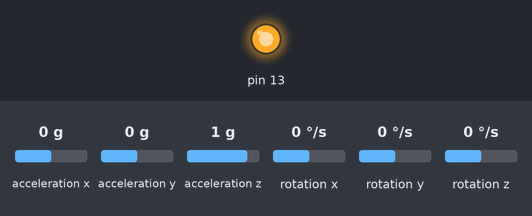
This sketch was run on a simulated Arduino Uno, built with avr-gcc and run on an emulated ATmega328P. On the bench: output pins drawn as LEDs (lit = HIGH). Wiring (inferred from the names in the program): MPU-9250 motion sensor at I2C address 0x68. The test bench sets the inputs (shaded band); at power-on: acceleration x 0 g, acceleration y 0 g, acceleration z 1 g, rotation x 0 °/s, rotation y 0 °/s, rotation z 0 °/s. What the sketch prints to the serial monitor is not drawn.

Above: at 0.1 s.
At 36.5 s:
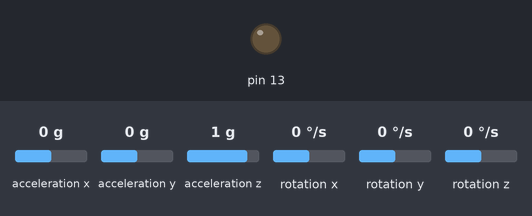
Timing chart, 0 to 38.0 s (numbered marks = the images above):
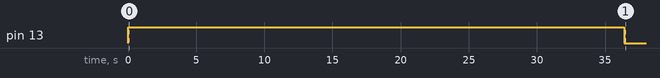

The sketch:

MPU9250_Madgwick.ino
```cpp
#include "MPU9250.h"
#include "MadgwickAHRS.h"
MPU9250 IMU(Wire,0x68);

#define GRAVITY 9.802 // The gravity acceleration in New York City

//0.1466798 0.2581153 -10.2391586 -0.0001533 -0.0003119 -0.0000189


// Calibration outcomes
//#define GYRO_X_OFFSET -0.0002077
//#define GYRO_Y_OFFSET -0.0002122
//#define GYRO_Z_OFFSET 0.0010441

#define ACCEL_X_OFFSET 0.1909475
#define ACCEL_Y_OFFSET 0.10116055
#define ACCEL_Z_OFFSET -0.2328835

float GYRO_X_OFFSET = 0.0;
float GYRO_Y_OFFSET = 0.0;
float GYRO_Z_OFFSET = 0.0;
//
//float ACCEL_X_OFFSET = 0.0;
//float ACCEL_Y_OFFSET = 0.0;
//float ACCEL_Z_OFFSET = 0.0;

float K[3][3] = {{0.9991416, 0.0, 0.0}, {0.0, 0.9949671162, 0.0}, {0.0, 0.0, 0.98455696}};
float b[3] = {0.1909475, 0.10116055, -0.2328835};

const float magn_ellipsoid_center[3] = {4.23218, -7.60568, -18.7859};
const float magn_ellipsoid_transform[3][3] = {{0.880559, -0.00714649, 0.00976959}, {-0.00714649, 0.995225, -0.0131647}, {0.00976959, -0.0131647, 0.955716}};
// Sensor variables
float accel[3];  // Actually stores the NEGATED acceleration (equals gravity, if board not moving).
float accel_b[3];
float magnetom[3];
float magnetom_tmp[3];
float gyro[3];

float time_now;
float time_former;
float deltat;

// Set structs for converting result from Quaternion to Euler angles
struct Quaternion {
    float w, x, y, z;
};

struct EulerAngles {
    float roll_e, pitch_e, yaw_e;
};

Quaternion qua;
EulerAngles eul;

// Read data from MPU9250
void read_sensors() {
  IMU.readSensor();
  accel[0] = IMU.getAccelX_mss();
  accel[1] = IMU.getAccelY_mss();
  accel[2] = IMU.getAccelZ_mss();

  magnetom[0] = IMU.getMagX_uT();
  magnetom[1] = IMU.getMagY_uT();
  magnetom[2] = IMU.getMagZ_uT();

  gyro[0] = IMU.getGyroX_rads();
  gyro[1] = IMU.getGyroY_rads();
  gyro[2] = IMU.getGyroZ_rads();
}


void sensor_init() {
  for (int i = 0; i < 30000; ++i) {
    IMU.readSensor();
    GYRO_X_OFFSET += IMU.getGyroX_rads();
    GYRO_Y_OFFSET += IMU.getGyroY_rads();
    GYRO_Z_OFFSET += IMU.getGyroZ_rads();
  }
  GYRO_X_OFFSET /= 30000.0;
  GYRO_Y_OFFSET /= 30000.0;
  GYRO_Z_OFFSET /= 30000.0;
}

// Apply calibration to raw sensor readings
void compensate_sensor_errors() {
    // Compensate accelerometer error
//    accel[0] = accel[0] - ACCEL_X_OFFSET;
//    accel[1] = accel[1] - ACCEL_Y_OFFSET;
//    accel[2] = accel[2] - ACCEL_Z_OFFSET;
    accel_b[0] = accel[0] - b[0];
    accel_b[1] = accel[1] - b[1];
    accel_b[2] = accel[2] - b[2];
    Matrix_Vector_Multiply(K, accel_b, accel);


    // Compensate magnetometer error
    for (int i = 0; i < 3; i++)
      magnetom_tmp[i] = magnetom[i] - magn_ellipsoid_center[i];
    Matrix_Vector_Multiply(magn_ellipsoid_transform, magnetom_tmp, magnetom);

    // Compensate gyroscope error
    gyro[0] -= GYRO_X_OFFSET;
    gyro[1] -= GYRO_Y_OFFSET;
    gyro[2] -= GYRO_Z_OFFSET;
}

// Multiply 3x3 matrix with vector: out = a * b
// out has to different from b (no in-place)!
void Matrix_Vector_Multiply(const float a[3][3], const float b[3], float out[3])
{
  for(int x = 0; x < 3; x++)
  {
    out[x] = a[x][0] * b[0] + a[x][1] * b[1] + a[x][2] * b[2];
  }
}

void sendToPC(float* data1, float* data2, float* data3)
{
  byte* byteData1 = (byte*)(data1);
  byte* byteData2 = (byte*)(data2);
  byte* byteData3 = (byte*)(data3);
  byte buf[12] = {byteData1[0], byteData1[1], byteData1[2], byteData1[3],
                 byteData2[0], byteData2[1], byteData2[2], byteData2[3],
                 byteData3[0], byteData3[1], byteData3[2], byteData3[3]};
  Serial.write(buf, 12);
}


EulerAngles ToEulerAngles(Quaternion q) {
    EulerAngles angles;

    // roll (x-axis rotation)
    float sinr_cosp = 2 * (q.w * q.x + q.y * q.z);
    float cosr_cosp = 1 - 2 * (q.x * q.x + q.y * q.y);
    angles.roll_e = atan2(sinr_cosp, cosr_cosp);

    // pitch (y-axis rotation)
    float sinp = 2 * (q.w * q.y - q.z * q.x);
    if (fabs(sinp) >= 1)
        angles.pitch_e = copysign(M_PI / 2, sinp); // use 90 degrees if out of range
    else
        angles.pitch_e = asin(sinp);

    // yaw (z-axis rotation)
    float siny_cosp = 2 * (q.w * q.z + q.x * q.y);
    float cosy_cosp = 1 - 2 * (q.y * q.y + q.z * q.z);
    angles.yaw_e = atan2(siny_cosp, cosy_cosp);

    return angles;
}

void setup() {
  pinMode(13, OUTPUT);
  digitalWrite(13, HIGH);
  Serial.begin(1000000);
  while (!Serial) yield();

  IMU.begin();

  // setting the accelerometer full scale range to +/-8G
  IMU.setAccelRange(MPU9250::ACCEL_RANGE_4G);
  // setting the gyroscope full scale range to +/-500 deg/s
  IMU.setGyroRange(MPU9250::GYRO_RANGE_500DPS);
  // setting DLPF bandwidth to 41 Hz
  IMU.setDlpfBandwidth(MPU9250::DLPF_BANDWIDTH_41HZ);
  // setting SRD to 19 for a 50 Hz update rate
  IMU.setSrd(9);


  sensor_init();
  digitalWrite(13, LOW);
  time_former = micros();
}


// -Ax, Ay, Az, Gx, -Gy, -Gz, My, -Mx, and Mz
void loop() {

  // put your main code here, to run repeatedly:
  read_sensors();

  compensate_sensor_errors();

  time_now = micros();
  deltat = (float)(time_now - time_former) / 1000000.0f;
  time_former = time_now;
  MadgwickQuaternionUpdate(accel[0], accel[1], accel[2],
                           gyro[0], gyro[1], gyro[2],
                           magnetom[0], magnetom[1], magnetom[2], deltat);
  qua.w = q[0];
  qua.x = q[1];
  qua.y = q[2];
  qua.z = q[3];
  eul = ToEulerAngles(qua);
  eul.yaw_e += 0.8;
  if (eul.yaw_e > PI) {
    eul.yaw_e -= 2 * PI;
  }
//  Serial.print(eul.roll_e * 180.0 / PI);
//  Serial.print(" ");
//  Serial.print(eul.pitch_e * 180.0 / PI);
//  Serial.print(" ");
//  Serial.println(eul.yaw_e * 180.0 / PI);
//  Serial.println(" ");
//  Serial.print(ACCEL_X_OFFSET,7);
//  Serial.print(" ");
//  Serial.print(ACCEL_Y_OFFSET,7);
//  Serial.print(" ");
//  Serial.print(ACCEL_Z_OFFSET,7);
//  Serial.println(" ");
  sendToPC(&eul.roll_e, &eul.pitch_e, &eul.yaw_e);
  //delayMicroseconds(500);
}
```

MPU9250.h
```cpp
// (licence header left out)
#ifndef MPU9250_h
#define MPU9250_h

#include "Arduino.h"
#include "Wire.h"    // I2C library
#include "SPI.h"     // SPI library

class MPU9250{
  public:
    enum GyroRange
    {
      GYRO_RANGE_250DPS,
      GYRO_RANGE_500DPS,
      GYRO_RANGE_1000DPS,
      GYRO_RANGE_2000DPS
    };
    enum AccelRange
    {
      ACCEL_RANGE_2G,
      ACCEL_RANGE_4G,
      ACCEL_RANGE_8G,
      ACCEL_RANGE_16G
    };
    enum DlpfBandwidth
    {
      DLPF_BANDWIDTH_184HZ,
      DLPF_BANDWIDTH_92HZ,
      DLPF_BANDWIDTH_41HZ,
      DLPF_BANDWIDTH_20HZ,
      DLPF_BANDWIDTH_10HZ,
      DLPF_BANDWIDTH_5HZ
    };
    enum LpAccelOdr
    {
      LP_ACCEL_ODR_0_24HZ = 0,
      LP_ACCEL_ODR_0_49HZ = 1,
      LP_ACCEL_ODR_0_98HZ = 2,
      LP_ACCEL_ODR_1_95HZ = 3,
      LP_ACCEL_ODR_3_91HZ = 4,
      LP_ACCEL_ODR_7_81HZ = 5,
      LP_ACCEL_ODR_15_63HZ = 6,
      LP_ACCEL_ODR_31_25HZ = 7,
      LP_ACCEL_ODR_62_50HZ = 8,
      LP_ACCEL_ODR_125HZ = 9,
      LP_ACCEL_ODR_250HZ = 10,
      LP_ACCEL_ODR_500HZ = 11
    };
    MPU9250(TwoWire &bus,uint8_t address);
    MPU9250(SPIClass &bus,uint8_t csPin);
    int begin();
    int setAccelRange(AccelRange range);
    int setGyroRange(GyroRange range);
    int setDlpfBandwidth(DlpfBandwidth bandwidth);
    int setSrd(uint8_t srd);
    int enableDataReadyInterrupt();
    int disableDataReadyInterrupt();
    int enableWakeOnMotion(float womThresh_mg,LpAccelOdr odr);
    int readSensor();
    float getAccelX_mss();
    float getAccelY_mss();
    float getAccelZ_mss();
    float getGyroX_rads();
    float getGyroY_rads();
    float getGyroZ_rads();
    float getMagX_uT();
    float getMagY_uT();
    float getMagZ_uT();
    float getTemperature_C();

    int calibrateGyro();
    float getGyroBiasX_rads();
    float getGyroBiasY_rads();
    float getGyroBiasZ_rads();
    void setGyroBiasX_rads(float bias);
    void setGyroBiasY_rads(float bias);
    void setGyroBiasZ_rads(float bias);
    int calibrateAccel();
    float getAccelBiasX_mss();
    float getAccelScaleFactorX();
    float getAccelBiasY_mss();
    float getAccelScaleFactorY();
    float getAccelBiasZ_mss();
    float getAccelScaleFactorZ();
    void setAccelCalX(float bias,float scaleFactor);
    void setAccelCalY(float bias,float scaleFactor);
    void setAccelCalZ(float bias,float scaleFactor);
    int calibrateMag();
    float getMagBiasX_uT();
    float getMagScaleFactorX();
    float getMagBiasY_uT();
    float getMagScaleFactorY();
    float getMagBiasZ_uT();
    float getMagScaleFactorZ();
    void setMagCalX(float bias,float scaleFactor);
    void setMagCalY(float bias,float scaleFactor);
    void setMagCalZ(float bias,float scaleFactor);
  protected:
    // i2c
    uint8_t _address;
    TwoWire *_i2c;
    const uint32_t _i2cRate = 400000; // 400 kHz
    size_t _numBytes; // number of bytes received from I2C
    // spi
    SPIClass *_spi;
    uint8_t _csPin;
    bool _useSPI;
    bool _useSPIHS;
    const uint8_t SPI_READ = 0x80;
    const uint32_t SPI_LS_CLOCK = 1000000;  // 1 MHz
    const uint32_t SPI_HS_CLOCK = 15000000; // 15 MHz
    // track success of interacting with sensor
    int _status;
    // buffer for reading from sensor
    uint8_t _buffer[21];
    // data counts
    int16_t _axcounts,_aycounts,_azcounts;
    int16_t _gxcounts,_gycounts,_gzcounts;
    int16_t _hxcounts,_hycounts,_hzcounts;
    int16_t _tcounts;
    // data buffer
    float _ax, _ay, _az;
    float _gx, _gy, _gz;
    float _hx, _hy, _hz;
    float _t;
    // wake on motion
    uint8_t _womThreshold;
    // scale factors
    float _accelScale;
    float _gyroScale;
    float _magScaleX, _magScaleY, _magScaleZ;
    const float _tempScale = 333.87f;
    const float _tempOffset = 21.0f;
    // configuration
    AccelRange _accelRange;
    GyroRange _gyroRange;
    DlpfBandwidth _bandwidth;
    uint8_t _srd;
    // gyro bias estimation
    size_t _numSamples = 100;
    float _gxbD, _gybD, _gzbD;
    float _gxb, _gyb, _gzb;
    // accel bias and scale factor estimation
    float _axbD, _aybD, _azbD;
    float _axmax, _aymax, _azmax;
    float _axmin, _aymin, _azmin;
    float _axb, _ayb, _azb;
    float _axs = 1.0f;
    float _ays = 1.0f;
    float _azs = 1.0f;
    // magnetometer bias and scale factor estimation
    uint16_t _maxCounts = 1000;
    float _deltaThresh = 0.3f;
    uint8_t _coeff = 8;
    uint16_t _counter;
    float _framedelta, _delta;
    float _hxfilt, _hyfilt, _hzfilt;
    float _hxmax, _hymax, _hzmax;
    float _hxmin, _hymin, _hzmin;
    float _hxb, _hyb, _hzb;
    float _hxs = 1.0f;
    float _hys = 1.0f;
    float _hzs = 1.0f;
    float _avgs;
    // transformation matrix
    /* transform the accel and gyro axes to match the magnetometer axes */
    const int16_t tX[3] = {0,  1,  0};
    const int16_t tY[3] = {1,  0,  0};
    const int16_t tZ[3] = {0,  0, -1};
    // constants
    const float G = 9.807f;
    const float _d2r = 3.14159265359f/180.0f;
    // MPU9250 registers
    const uint8_t ACCEL_OUT = 0x3B;
    const uint8_t GYRO_OUT = 0x43;
    const uint8_t TEMP_OUT = 0x41;
    const uint8_t EXT_SENS_DATA_00 = 0x49;
    const uint8_t ACCEL_CONFIG = 0x1C;
    const uint8_t ACCEL_FS_SEL_2G = 0x00;
    const uint8_t ACCEL_FS_SEL_4G = 0x08;
    const uint8_t ACCEL_FS_SEL_8G = 0x10;
    const uint8_t ACCEL_FS_SEL_16G = 0x18;
    const uint8_t GYRO_CONFIG = 0x1B;
    const uint8_t GYRO_FS_SEL_250DPS = 0x00;
    const uint8_t GYRO_FS_SEL_500DPS = 0x08;
    const uint8_t GYRO_FS_SEL_1000DPS = 0x10;
    const uint8_t GYRO_FS_SEL_2000DPS = 0x18;
    const uint8_t ACCEL_CONFIG2 = 0x1D;
    const uint8_t ACCEL_DLPF_184 = 0x01;
    const uint8_t ACCEL_DLPF_92 = 0x02;
    const uint8_t ACCEL_DLPF_41 = 0x03;
    const uint8_t ACCEL_DLPF_20 = 0x04;
    const uint8_t ACCEL_DLPF_10 = 0x05;
    const uint8_t ACCEL_DLPF_5 = 0x06;
    const uint8_t CONFIG = 0x1A;
    const uint8_t GYRO_DLPF_184 = 0x01;
    const uint8_t GYRO_DLPF_92 = 0x02;
    const uint8_t GYRO_DLPF_41 = 0x03;
    const uint8_t GYRO_DLPF_20 = 0x04;
    const uint8_t GYRO_DLPF_10 = 0x05;
    const uint8_t GYRO_DLPF_5 = 0x06;
    const uint8_t SMPDIV = 0x19;
    const uint8_t INT_PIN_CFG = 0x37;
    const uint8_t INT_ENABLE = 0x38;
    const uint8_t INT_DISABLE = 0x00;
    const uint8_t INT_PULSE_50US = 0x00;
    const uint8_t INT_WOM_EN = 0x40;
    const uint8_t INT_RAW_RDY_EN = 0x01;
    const uint8_t PWR_MGMNT_1 = 0x6B;
    const uint8_t PWR_CYCLE = 0x20;
    const uint8_t PWR_RESET = 0x80;
    const uint8_t CLOCK_SEL_PLL = 0x01;
    const uint8_t PWR_MGMNT_2 = 0x6C;
    const uint8_t SEN_ENABLE = 0x00;
    const uint8_t DIS_GYRO = 0x07;
    const uint8_t USER_CTRL = 0x6A;
    const uint8_t I2C_MST_EN = 0x20;
    const uint8_t I2C_MST_CLK = 0x0D;
    const uint8_t I2C_MST_CTRL = 0x24;
    const uint8_t I2C_SLV0_ADDR = 0x25;
    const uint8_t I2C_SLV0_REG = 0x26;
    const uint8_t I2C_SLV0_DO = 0x63;
    const uint8_t I2C_SLV0_CTRL = 0x27;
    const uint8_t I2C_SLV0_EN = 0x80;
    const uint8_t I2C_READ_FLAG = 0x80;
    const uint8_t MOT_DETECT_CTRL = 0x69;
    const uint8_t ACCEL_INTEL_EN = 0x80;
    const uint8_t ACCEL_INTEL_MODE = 0x40;
    const uint8_t LP_ACCEL_ODR = 0x1E;
    const uint8_t WOM_THR = 0x1F;
    const uint8_t WHO_AM_I = 0x75;
    const uint8_t FIFO_EN = 0x23;
    const uint8_t FIFO_TEMP = 0x80;
    const uint8_t FIFO_GYRO = 0x70;
    const uint8_t FIFO_ACCEL = 0x08;
    const uint8_t FIFO_MAG = 0x01;
    const uint8_t FIFO_COUNT = 0x72;
    const uint8_t FIFO_READ = 0x74;
    // AK8963 registers
    const uint8_t AK8963_I2C_ADDR = 0x0C;
    const uint8_t AK8963_HXL = 0x03;
    const uint8_t AK8963_CNTL1 = 0x0A;
    const uint8_t AK8963_PWR_DOWN = 0x00;
    const uint8_t AK8963_CNT_MEAS1 = 0x12;
    const uint8_t AK8963_CNT_MEAS2 = 0x16;
    const uint8_t AK8963_FUSE_ROM = 0x0F;
    const uint8_t AK8963_CNTL2 = 0x0B;
    const uint8_t AK8963_RESET = 0x01;
    const uint8_t AK8963_ASA = 0x10;
    const uint8_t AK8963_WHO_AM_I = 0x00;
    // private functions
    int writeRegister(uint8_t subAddress, uint8_t data);
    int readRegisters(uint8_t subAddress, uint8_t count, uint8_t* dest);
    int writeAK8963Register(uint8_t subAddress, uint8_t data);
    int readAK8963Registers(uint8_t subAddress, uint8_t count, uint8_t* dest);
    int whoAmI();
    int whoAmIAK8963();
};

class MPU9250FIFO: public MPU9250 {
  public:
    using MPU9250::MPU9250;
    int enableFifo(bool accel,bool gyro,bool mag,bool temp);
    int readFifo();
    void getFifoAccelX_mss(size_t *size,float* data);
    void getFifoAccelY_mss(size_t *size,float* data);
    void getFifoAccelZ_mss(size_t *size,float* data);
    void getFifoGyroX_rads(size_t *size,float* data);
    void getFifoGyroY_rads(size_t *size,float* data);
    void getFifoGyroZ_rads(size_t *size,float* data);
    void getFifoMagX_uT(size_t *size,float* data);
    void getFifoMagY_uT(size_t *size,float* data);
    void getFifoMagZ_uT(size_t *size,float* data);
    void getFifoTemperature_C(size_t *size,float* data);
  protected:
    // fifo
    bool _enFifoAccel,_enFifoGyro,_enFifoMag,_enFifoTemp;
    size_t _fifoSize,_fifoFrameSize;
    float _axFifo[85], _ayFifo[85], _azFifo[85];
    size_t _aSize;
    float _gxFifo[85], _gyFifo[85], _gzFifo[85];
    size_t _gSize;
    float _hxFifo[73], _hyFifo[73], _hzFifo[73];
    size_t _hSize;
    float _tFifo[256];
    size_t _tSize;
};

#endif
```

MadgwickAHRS.h
```cpp
//=====================================================================================================
// MadgwickAHRS.h
//=====================================================================================================
//
// Implementation of Madgwick's IMU and AHRS algorithms.
// See: https://x-io.co.uk/open-source-imu-and-ahrs-algorithms/
//
// Date			Author          Notes
// 29/09/2011	SOH Madgwick    Initial release
// 02/10/2011	SOH Madgwick	Optimised for reduced CPU load
//
//=====================================================================================================
#ifndef MadgwickAHRS_h
#define MadgwickAHRS_h

//----------------------------------------------------------------------------------------------------
// Variable declaration

extern volatile float q[4];	// quaternion of sensor frame relative to auxiliary frame

//---------------------------------------------------------------------------------------------------
// Function declarations

void MadgwickQuaternionUpdate(float ax, float ay, float az, float gx, float gy, float gz, float mx, float my, float mz, float deltat);

#endif
//=====================================================================================================
// End of file
//=====================================================================================================
```

Source omitted: MPU9250.cpp (34434 bytes), MadgwickAHRS.cpp (4862 bytes)
